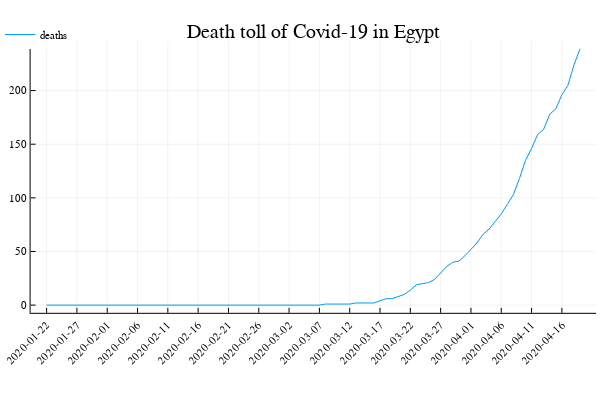

The notebook cell saved with this chart:
### Code cell
country="Egypt"
deaths, confirmed, dates, recovered = extract_country_data(country,data);
date_density=5
plot(1:length(dates),deaths, label="deaths", title="Death toll of Covid-19 in $country", legend=:topleft, xrotation=45, xticks=(1:date_density:length(dates),string.(dates[1:date_density:length(dates)])))

### Figure 1 — Plotly figure (JSON) as saved in the notebook; plotly's stock layout.template omitted (floating-point values rounded to 4 significant figures)
{"data": [{"colorbar": {"title": ""}, "legendgroup": "deaths", "line": {"color": "rgba(0, 154, 250, 1.000)", "dash": "solid", "shape": "linear", "width": 1}, "mode": "lines", "name": "deaths", "showlegend": true, "type": "scatter", "x": [1, 2, 3, 4, 5, 6, 7, 8, 9, 10, 11, 12, 13, 14, 15, 16, 17, 18, 19, 20, 21, 22, 23, 24, 25, 26, 27, 28, 29, 30, 31, 32, 33, 34, 35, 36, 37, 38, 39, 40, 41, 42, 43, 44, 45, 46, 47, 48, 49, 50, 51, 52, 53, 54, 55, 56, 57, 58, 59, 60, 61, 62, 63, 64, 65, 66, 67, 68, 69, 70, 71, 72, 73, 74, 75, 76, 77, 78, 79, 80, 81, 82, 83, 84, 85, 86, 87, 88, 89], "xaxis": "x1", "y": [0, 0, 0, 0, 0, 0, 0, 0, 0, 0, 0, 0, 0, 0, 0, 0, 0, 0, 0, 0, 0, 0, 0, 0, 0, 0, 0, 0, 0, 0, 0, 0, 0, 0, 0, 0, 0, 0, 0, 0, 0, 0, 0, 0, 0, 0, 1, 1, 1, 1, 1, 2, 2, 2, 2, 4, 6, 6, 8, 10, 14, 19, 20, 21, 24, 30, 36, 40, 41, 46, 52, 58, 66, 71, 78, 85, 94, 103, 118, 135, 146, 159, 164, 178, 183, 196, 205, 224, 239], "yaxis": "y1", "zmax": null, "zmin": null}], "layout": {"annotations": [{"font": {"color": "rgba(0, 0, 0, 1.000)", "family": "sans-serif", "size": 20}, "rotation": 0, "showarrow": false, "text": "Death toll of Covid-19 in Egypt", "x": 0.5222, "xanchor": "center", "xref": "paper", "y": 1, "yanchor": "top", "yref": "paper"}], "height": 400, "legend": {"bgcolor": "rgba(255, 255, 255, 1.000)", "bordercolor": "rgba(0, 0, 0, 1.000)", "font": {"color": "rgba(0, 0, 0, 1.000)", "family": "sans-serif", "size": 11}, "tracegroupgap": 0, "x": 0, "y": 1}, "margin": {"b": 20, "l": 0, "r": 0, "t": 20}, "paper_bgcolor": "rgba(255, 255, 255, 1.000)", "plot_bgcolor": "rgba(255, 255, 255, 1.000)", "showlegend": true, "width": 600, "xaxis": {"anchor": "y1", "domain": [0.05101, 0.9934], "gridcolor": "rgba(0, 0, 0, 0.100)", "gridwidth": 0.5, "linecolor": "rgba(0, 0, 0, 1.000)", "mirror": false, "range": [-1.64, 91.64], "showgrid": true, "showline": true, "showticklabels": true, "tickangle": -45, "tickcolor": "rgb(0, 0, 0)", "tickfont": {"color": "rgba(0, 0, 0, 1.000)", "family": "sans-serif", "size": 11}, "tickmode": "array", "ticks": "inside", "ticktext": ["2020-01-22", "2020-01-27", "2020-02-01", "2020-02-06", "2020-02-11", "2020-02-16", "2020-02-21", "2020-02-26", "2020-03-02", "2020-03-07", "2020-03-12", "2020-03-17", "2020-03-22", "2020-03-27", "2020-04-01", "2020-04-06", "2020-04-11", "2020-04-16"], "tickvals": [1, 6, 11, 16, 21, 26, 31, 36, 41, 46, 51, 56, 61, 66, 71, 76, 81, 86], "title": "", "titlefont": {"color": "rgba(0, 0, 0, 1.000)", "family": "sans-serif", "size": 15}, "type": "-", "visible": true, "zeroline": false, "zerolinecolor": "rgba(0, 0, 0, 1.000)"}, "yaxis": {"anchor": "x1", "domain": [0.1866, 0.9415], "gridcolor": "rgba(0, 0, 0, 0.100)", "gridwidth": 0.5, "linecolor": "rgba(0, 0, 0, 1.000)", "mirror": false, "range": [-7.17, 246.2], "showgrid": true, "showline": true, "showticklabels": true, "tickangle": 0, "tickcolor": "rgb(0, 0, 0)", "tickfont": {"color": "rgba(0, 0, 0, 1.000)", "family": "sans-serif", "size": 11}, "tickmode": "array", "ticks": "inside", "ticktext": ["0", "50", "100", "150", "200"], "tickvals": [0, 50, 100, 150, 200], "title": "", "titlefont": {"color": "rgba(0, 0, 0, 1.000)", "family": "sans-serif", "size": 15}, "type": "-", "visible": true, "zeroline": false, "zerolinecolor": "rgba(0, 0, 0, 1.000)"}}}
